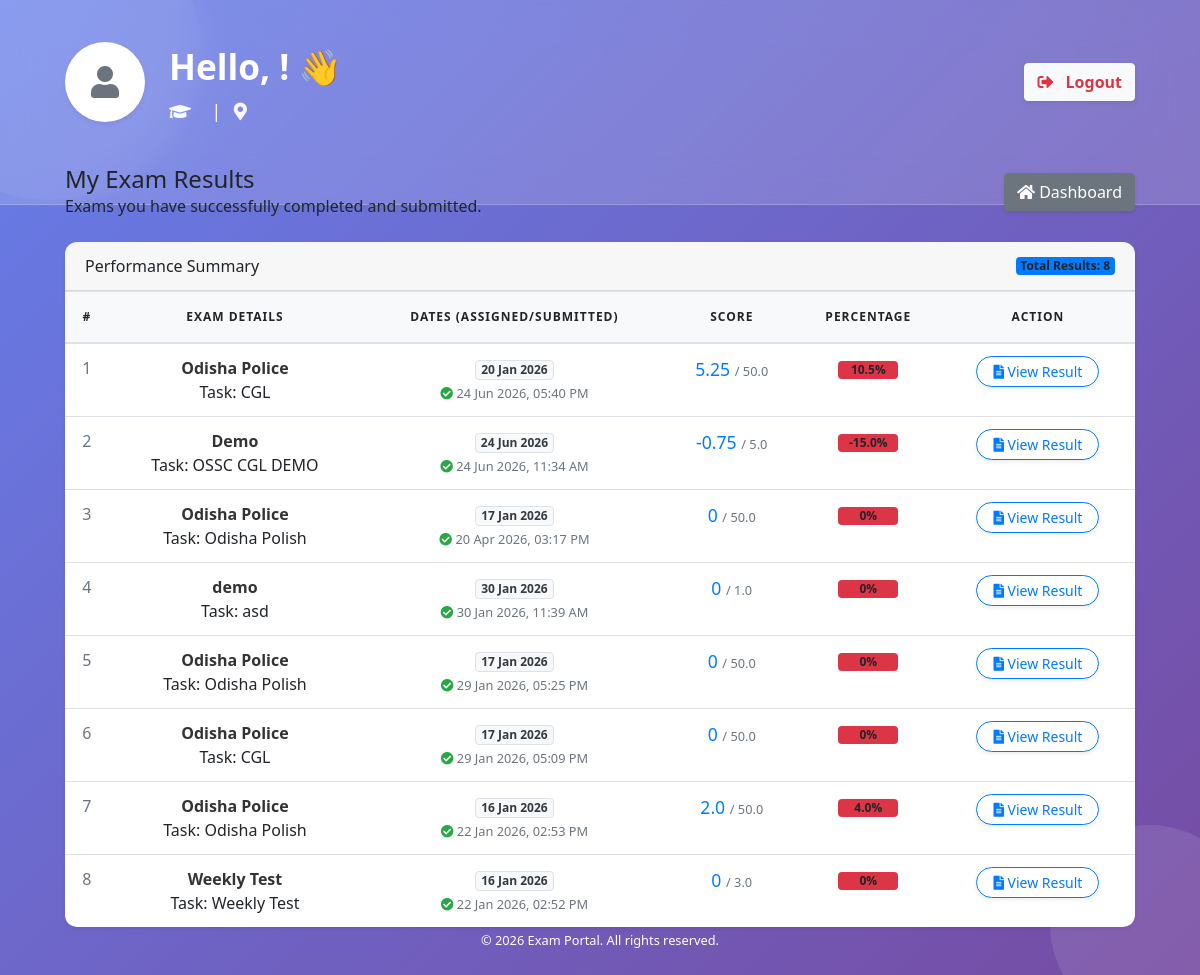
Page /student/exam-task-list/ (signed in) on the committed database.
### app/models.py (models this page shows, shortened)
class StudentExamAttempt(models.Model):
    student = models.ForeignKey(
        Student,
        on_delete=models.CASCADE
    )
    exam = models.ForeignKey(
        Exam,
        on_delete=models.CASCADE
    )
    task = models.ForeignKey(
        ExamTask,
        on_delete=models.CASCADE,
        null=True,        # IMPORTANT: migration error avoid
        blank=True
    )
    start_time = models.DateTimeField(null=True, blank=True)
    is_submitted = models.BooleanField(default=False)
    submitted_at = models.DateTimeField(null=True, blank=True)

class Exam(models.Model):
    name = models.CharField(max_length=200)
    duration_minutes = models.PositiveIntegerField()
    marks_per_question = models.FloatField()
    negative_marking = models.FloatField(default=0)
    created_at = models.DateTimeField(auto_now_add=True)

class ExamTask(models.Model):
    exam = models.ForeignKey(Exam, on_delete=models.CASCADE)
    task_name = models.CharField(max_length=200)
    created_at = models.DateTimeField()
    is_active = models.BooleanField(default=True)

### app/views.py (the view)
def student_exam_task_list(request):
    if "student_id" not in request.session:
        return redirect("/student/login/")
    student_id = request.session["student_id"]
    attempts = (
        StudentExamAttempt.objects
        .filter(student_id=student_id, is_submitted=True)
        .select_related("exam", "task")
        .order_by("-submitted_at")
    )
    result_data = []
    for attempt in attempts:
        answers = StudentExamAnswer.objects.filter(attempt=attempt)
        marks_per_q = float(attempt.exam.marks_per_question)
        negative = abs(float(attempt.exam.negative_marking))
        obtained = 0.0
        for ans in answers:
            if not ans.selected_option:
                continue
            if ans.selected_option == ans.exam_question.question.correct_answer:
                obtained += marks_per_q
            else:
                obtained -= negative
        total_questions = answers.count()
        max_marks = total_questions * marks_per_q
        percentage = round((obtained / max_marks) * 100, 2) if max_marks else 0
        result_data.append({
            "attempt": attempt,
            "exam": attempt.exam,
            "task": attempt.task,
            "assigned_at": attempt.task.created_at,     # ✅ ADMIN DATE
            "submitted_at": attempt.submitted_at,       # ✅ STUDENT DATE
            "obtained": round(obtained, 2),
            "max_marks": max_marks,
            "percentage": percentage,
        })
    return render(request, "student/exam_task_list.html", {
        "result_data": result_data
    })

### templates/student/exam_task_list.html (shortened to what this page needs)
{% extends "student/dashboard.html" %}
{% load static %}
{% block content %}
<div class="app-main__outer">
    <div class="app-main__inner">
        <div class="app-page-title mb-4">
            <div class="page-title-wrapper d-flex justify-content-between align-items-center flex-wrap">
                <div class="page-title-heading d-flex align-items-center">
                    <div>
                        <h4 class="mb-0">My Exam Results</h4>
                        <div class="page-title-subheading">
                            Exams you have successfully completed and submitted.
                        </div>
                    </div>
                </div>
                <div class="page-title-actions mt-2 mt-md-0">
                    <a href="{% url 'student_dashboard' %}" class="btn btn-secondary shadow-sm">
                        <i class="fas fa-home me-1"></i> Dashboard
                    </a>
                </div>
            </div>
        </div>
        <div class="card shadow-sm border-0 rounded-lg">
            <div class="card-header-tab card-header d-flex align-items-center justify-content-between">
                <div class="card-header-title font-size-lg text-capitalize font-weight-normal">
                    Performance Summary
                </div>
                {% if result_data %}
                <span class="badge bg-primary">
                    Total Results: {{ result_data|length }}
                </span>
                {% endif %}
            </div>
            <div class="card-body p-0">
                {% if result_data %}
                <div class="table-responsive">
                    <table class="table table-hover align-middle text-center mb-0">
                        <thead class="bg-light">
                            <tr>
                                <th class="py-3">#</th>
                                <th class="text-start py-3">Exam Details</th>
                                <th class="py-3">Dates (Assigned/Submitted)</th>
                                <th class="py-3">Score</th>
                                <th class="py-3">Percentage</th>
                                <th class="py-3">Action</th>
                            </tr>
                        </thead>
                        <tbody>
                            {% for row in result_data %}
                            <tr>
                                <td class="text-muted">{{ forloop.counter }}</td>
                                <td class="text-start">
                                    <div class="widget-content p-0">
                                        <div class="widget-content-wrapper">
                                            <div class="widget-content-left flex2">
                                                <div class="widget-heading">
                                                    <strong>
                                                        {{ row.exam.name|default:"(Exam Name Not Available)" }}
                                                    </strong>
                                                </div>
                                                <div class="widget-subheading opacity-7">
                                                    Task:
                                                    {{ row.task.task_name|default_if_none:"(No Task Assigned)"|default:"(No Task Assigned)" }}
                                                </div>
                                            </div>
                                        </div>
                                    </div>
                                </td>
                                <td>
                                    <div class="badge bg-light text-dark fw-normal border">
                                        {{ row.assigned_at|date:"d M Y" }}
                                    </div>
                                    <div class="mt-1 small text-muted">
                                        <i class="fas fa-check-circle text-success me-1"></i>
                                        {{ row.submitted_at|date:"d M Y, h:i A" }}
                                    </div>
                                </td>
                                <td>
                                    <div class="fw-bold text-primary" style="font-size: 1.1rem;">
                                        {{ row.obtained|default:"0" }}
                                        <span class="text-muted fw-normal" style="font-size: 0.8rem;">
                                            / {{ row.max_marks|default:"0" }}
                                        </span>
                                    </div>
                                </td>
                                <td>
                                    {% if row.percentage >= 50 %}
                                        <div class="badge bg-success" style="min-width: 60px;">
                                            {{ row.percentage|default:"0" }}%
                                        </div>
                                    {% else %}
                                        <div class="badge bg-danger" style="min-width: 60px;">
                                            {{ row.percentage|default:"0" }}%
                                        </div>
                                    {% endif %}
                                </td>
                                <td>
                                    {% if row.attempt and row.attempt.id %}
                                    <a href="{% url 'student_exam_result' row.attempt.id %}"
                                       class="btn btn-sm btn-outline-primary btn-pill px-3 shadow-sm">
                                        <i class="fas fa-file-alt me-1"></i> View Result
                                    </a>
                                    {% else %}
                                    <button class="btn btn-sm btn-outline-secondary btn-pill px-3 shadow-sm" disabled>
                                        <i class="fas fa-ban me-1"></i> Not Available
                                    </button>
                                    {% endif %}
                                </td>
                            </tr>
                            {% endfor %}
                        </tbody>
                    </table>
                </div>
                {% endif %}
            </div>
        </div>
    </div>
</div>
{% endblock %}

### templates/student/dashboard.html (style rules this page uses)
* { margin: 0; padding: 0; box-sizing: border-box; }
body { background: linear-gradient(135deg, #667eea 0%, #764ba2 100%); font-family: 'Segoe UI', Tahoma, Geneva, Verdana, sans-serif; min-height: 100vh; display: flex; flex-direction: column; position: relative; overflow-x: hidden; }

### templates/student/exam_task_list.html (style rules this page uses)
.app-main__outer { padding-left: 0; }
.card { border-radius: 12px !important; overflow: hidden; }
.table thead th { font-weight: 600; text-transform: uppercase; font-size: 0.75rem; letter-spacing: 1px; white-space: nowrap; }
.btn-pill { border-radius: 50px !important; }
.widget-heading { font-size: 1rem; color: #333; }

### rows in the picture
StudentExamAttempt: exam.name "Odisha Police", task.task_name "CGL", assigned_at "20 Jan 2026", submitted_at "24 Jun 2026, 05:40 PM", obtained "5.25", max_marks "50.0", percentage "10.5", shows "View Result"
StudentExamAttempt: exam.name "Demo", task.task_name "OSSC CGL DEMO", assigned_at "24 Jun 2026", submitted_at "24 Jun 2026, 11:34 AM", obtained "-0.75", max_marks "5.0", percentage "-15.0", shows "View Result"
StudentExamAttempt: exam.name "Odisha Police", task.task_name "Odisha Polish", assigned_at "17 Jan 2026", submitted_at "20 Apr 2026, 03:17 PM", obtained "0", max_marks "50.0", percentage "0", shows "View Result"
StudentExamAttempt: exam.name "demo", task.task_name "asd", assigned_at "30 Jan 2026", submitted_at "30 Jan 2026, 11:39 AM", obtained "0", max_marks "1.0", percentage "0", shows "View Result"
StudentExamAttempt: exam.name "Odisha Police", task.task_name "Odisha Polish", assigned_at "17 Jan 2026", submitted_at "29 Jan 2026, 05:25 PM", obtained "0", max_marks "50.0", percentage "0", shows "View Result"
StudentExamAttempt: exam.name "Odisha Police", task.task_name "CGL", assigned_at "17 Jan 2026", submitted_at "29 Jan 2026, 05:09 PM", obtained "0", max_marks "50.0", percentage "0", shows "View Result"
StudentExamAttempt: exam.name "Odisha Police", task.task_name "Odisha Polish", assigned_at "16 Jan 2026", submitted_at "22 Jan 2026, 02:53 PM", obtained "2.0", max_marks "50.0", percentage "4.0", shows "View Result"
StudentExamAttempt: exam.name "Weekly Test", task.task_name "Weekly Test", assigned_at "16 Jan 2026", submitted_at "22 Jan 2026, 02:52 PM", obtained "0", max_marks "3.0", percentage "0", shows "View Result"

### other values in the picture
{{ result_data|length }} "8"
